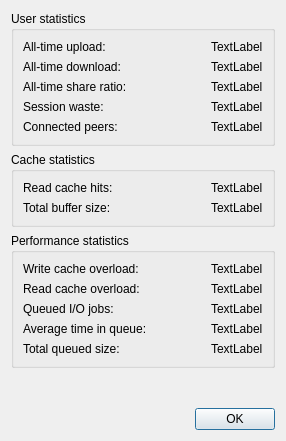
<?xml version="1.0" encoding="UTF-8"?>
<ui version="4.0">
 <class>StatsDialog</class>
 <widget class="QDialog" name="StatsDialog">
  <property name="geometry">
   <rect>
    <x>0</x>
    <y>0</y>
    <width>286</width>
    <height>441</height>
   </rect>
  </property>
  <property name="windowTitle">
   <string>Statistics</string>
  </property>
  <layout class="QVBoxLayout" name="verticalLayout">
   <item>
    <widget class="QGroupBox" name="groupUser">
     <property name="title">
      <string>User statistics</string>
     </property>
     <layout class="QGridLayout" name="gridLayout_2">
      <item row="0" column="0">
       <widget class="QLabel" name="labelAlltimeULText">
        <property name="text">
         <string>All-time upload:</string>
        </property>
       </widget>
      </item>
      <item row="0" column="1" alignment="Qt::AlignmentFlag::AlignRight">
       <widget class="QLabel" name="labelAlltimeUL">
        <property name="text">
         <string notr="true">TextLabel</string>
        </property>
       </widget>
      </item>
      <item row="1" column="0">
       <widget class="QLabel" name="labelAlltimeDLText">
        <property name="text">
         <string>All-time download:</string>
        </property>
       </widget>
      </item>
      <item row="1" column="1" alignment="Qt::AlignmentFlag::AlignRight">
       <widget class="QLabel" name="labelAlltimeDL">
        <property name="text">
         <string notr="true">TextLabel</string>
        </property>
       </widget>
      </item>
      <item row="2" column="0">
       <widget class="QLabel" name="labelGlobalRatioText">
        <property name="text">
         <string>All-time share ratio:</string>
        </property>
       </widget>
      </item>
      <item row="2" column="1" alignment="Qt::AlignmentFlag::AlignRight">
       <widget class="QLabel" name="labelGlobalRatio">
        <property name="text">
         <string notr="true">TextLabel</string>
        </property>
       </widget>
      </item>
      <item row="3" column="0">
       <widget class="QLabel" name="labelWasteText">
        <property name="text">
         <string>Session waste:</string>
        </property>
       </widget>
      </item>
      <item row="3" column="1" alignment="Qt::AlignmentFlag::AlignRight">
       <widget class="QLabel" name="labelWaste">
        <property name="text">
         <string notr="true">TextLabel</string>
        </property>
       </widget>
      </item>
      <item row="4" column="0">
       <widget class="QLabel" name="labelPeersText">
        <property name="text">
         <string>Connected peers:</string>
        </property>
       </widget>
      </item>
      <item row="4" column="1" alignment="Qt::AlignmentFlag::AlignRight">
       <widget class="QLabel" name="labelPeers">
        <property name="text">
         <string notr="true">TextLabel</string>
        </property>
       </widget>
      </item>
     </layout>
    </widget>
   </item>
   <item>
    <widget class="QGroupBox" name="groupCache">
     <property name="title">
      <string>Cache statistics</string>
     </property>
     <layout class="QGridLayout" name="gridLayout">
      <item row="0" column="0">
       <widget class="QLabel" name="labelCacheHitsText">
        <property name="text">
         <string>Read cache hits:</string>
        </property>
       </widget>
      </item>
      <item row="0" column="1" alignment="Qt::AlignmentFlag::AlignRight">
       <widget class="QLabel" name="labelCacheHits">
        <property name="text">
         <string notr="true">TextLabel</string>
        </property>
       </widget>
      </item>
      <item row="1" column="0">
       <widget class="QLabel" name="labelTotalBufText">
        <property name="text">
         <string>Total buffer size:</string>
        </property>
       </widget>
      </item>
      <item row="1" column="1" alignment="Qt::AlignmentFlag::AlignRight">
       <widget class="QLabel" name="labelTotalBuf">
        <property name="text">
         <string notr="true">TextLabel</string>
        </property>
       </widget>
      </item>
     </layout>
    </widget>
   </item>
   <item>
    <widget class="QGroupBox" name="groupPerf">
     <property name="title">
      <string>Performance statistics</string>
     </property>
     <layout class="QGridLayout" name="gridLayout_3">
      <item row="0" column="0">
       <widget class="QLabel" name="labelWriteStarveText">
        <property name="text">
         <string>Write cache overload:</string>
        </property>
       </widget>
      </item>
      <item row="0" column="1" alignment="Qt::AlignmentFlag::AlignRight">
       <widget class="QLabel" name="labelWriteStarve">
        <property name="text">
         <string notr="true">TextLabel</string>
        </property>
       </widget>
      </item>
      <item row="1" column="0">
       <widget class="QLabel" name="labelReadStarveText">
        <property name="text">
         <string>Read cache overload:</string>
        </property>
       </widget>
      </item>
      <item row="1" column="1" alignment="Qt::AlignmentFlag::AlignRight">
       <widget class="QLabel" name="labelReadStarve">
        <property name="text">
         <string notr="true">TextLabel</string>
        </property>
       </widget>
      </item>
      <item row="2" column="0">
       <widget class="QLabel" name="labelQueuedJobsText">
        <property name="text">
         <string>Queued I/O jobs:</string>
        </property>
       </widget>
      </item>
      <item row="2" column="1" alignment="Qt::AlignmentFlag::AlignRight">
       <widget class="QLabel" name="labelQueuedJobs">
        <property name="text">
         <string notr="true">TextLabel</string>
        </property>
       </widget>
      </item>
      <item row="3" column="0">
       <widget class="QLabel" name="labelJobsTimeText">
        <property name="text">
         <string>Average time in queue:</string>
        </property>
       </widget>
      </item>
      <item row="3" column="1" alignment="Qt::AlignmentFlag::AlignRight">
       <widget class="QLabel" name="labelJobsTime">
        <property name="text">
         <string notr="true">TextLabel</string>
        </property>
       </widget>
      </item>
      <item row="4" column="0">
       <widget class="QLabel" name="labelQueuedBytesText">
        <property name="text">
         <string>Total queued size:</string>
        </property>
       </widget>
      </item>
      <item row="4" column="1" alignment="Qt::AlignmentFlag::AlignRight">
       <widget class="QLabel" name="labelQueuedBytes">
        <property name="text">
         <string notr="true">TextLabel</string>
        </property>
       </widget>
      </item>
     </layout>
    </widget>
   </item>
   <item>
    <spacer name="verticalSpacer">
     <property name="orientation">
      <enum>Qt::Orientation::Vertical</enum>
     </property>
     <property name="sizeHint" stdset="0">
      <size>
       <width>20</width>
       <height>40</height>
      </size>
     </property>
    </spacer>
   </item>
   <item>
    <widget class="QDialogButtonBox" name="buttonBox">
     <property name="standardButtons">
      <set>QDialogButtonBox::StandardButton::Ok</set>
     </property>
    </widget>
   </item>
  </layout>
 </widget>
 <resources/>
 <connections/>
</ui>
